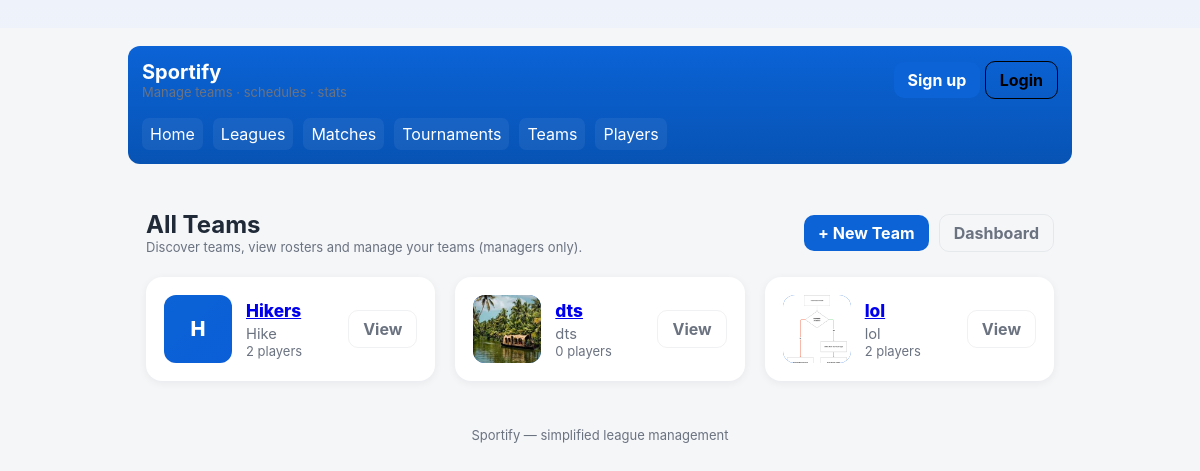
The page /accounts/teams/ on the database its author committed.
### accounts/models.py (models this page shows, shortened)
class Team(models.Model):
    name = models.CharField(max_length=200)
    short_name = models.CharField(max_length=20, blank=True)
    logo = models.ImageField(upload_to='teams/', null=True, blank=True)
    created_at = models.DateTimeField(auto_now_add=True)
    players = models.ManyToManyField(Player, blank=True, related_name='teams')

### accounts/views.py (the view)
# urls.py: path('teams/', views.team_list, name='team_list'),
def team_list(request):
    teams = list(Team.objects.all())
    for team in teams:
        try:
            user_is_member = request.user.is_staff or (hasattr(request.user, 'player') and team.players.filter(user=request.user).exists())
        except Exception:
            user_is_member = False
        team.user_is_member = user_is_member
    return render(request, 'teams/team_list.html', {'teams': teams})

### templates/teams/team_list.html (shortened to what this page needs)
{% extends 'base.html' %}
{% block content %}
<div class="container">
  <header style="display:flex;align-items:center;justify-content:space-between;gap:12px;margin-bottom:12px;flex-wrap:wrap">
    <div>
      <h2 style="margin:0">All Teams</h2>
      <div class="muted">Discover teams, view rosters and manage your teams (managers only).</div>
    </div>
    <div style="display:flex;gap:10px;align-items:center">
      <a class="btn" href="{% url 'accounts:team_register' %}" aria-label="Create or register a team">+ New Team</a>
      <a class="btn ghost" href="{% url 'accounts:dashboard' %}">Dashboard</a>
    </div>
  </header>
  {% if teams %}
    <section class="teams-grid" aria-live="polite">
      {% for t in teams %}
        <article class="team-card" role="article" aria-labelledby="team-{{ t.pk }}-name" tabindex="0">
          <div class="team-head">
            {% if t.logo %}
              <img src="{{ t.logo.url }}" alt="{{ t.name }} logo" class="team-logo">
            {% else %}
              <div class="team-logo" aria-hidden="true">{{ t.name|slice:":1" }}</div>
            {% endif %}
            <div style="min-width:0">
              <div id="team-{{ t.pk }}-name" class="team-name"><a href="{% url 'accounts:team_detail' t.pk %}">{{ t.name }}</a></div>
              <div class="team-meta">{{ t.short_name|default:"—" }}</div>
              <div class="players-count">{{ t.players.count }} player{{ t.players.count|pluralize }}</div>
            </div>
            <div class="team-actions">
              {% if t.user_is_member %}
                <span class="manager-badge" aria-hidden="true">Manager</span>
                <a class="btn ghost" href="{% url 'accounts:team_edit' t.pk %}" aria-label="Edit {{ t.name }}">Edit</a>
                <a class="btn ghost" href="{% url 'accounts:team_detail' t.pk %}">View</a>
              {% else %}
                <a class="btn ghost" href="{% url 'accounts:team_detail' t.pk %}">View</a>
              {% endif %}
            </div>
          </div>
        </article>
      {% endfor %}
    </section>
  {% else %}
    <div class="card empty-state">
      <h3 style="margin-top:0">No teams yet</h3>
      <p class="muted">Be the first to create a team and invite players.</p>
      <div style="margin-top:10px"><a class="btn" href="{% url 'accounts:team_register' %}">Create a team</a></div>
    </div>
  {% endif %}
</div>
{% endblock %}

### templates/base.html (shortened to what this page needs)
{% load static %}
<!doctype html>
<html>
<head>
</head>
<body>
  <div class="container">
    <header class="header">
      <div class="topbar">
        <div>
          <div class="brand">Sportify</div>
          <div class="small">Manage teams · schedules · stats</div>
        </div>
        <div>
          {% if request.path != '/' %}
            {% if user.is_authenticated %}
              <span class="small">Hi {{ user.username }}</span>
              <a class="btn ghost" href="{% url 'accounts:dashboard' %}">Dashboard</a>
              <form method="post" action="{% url 'logout' %}" style="display:inline;margin-left:8px;">
                {% csrf_token %}
                <button class="btn ghost" type="submit">Logout</button>
              </form>
            {% else %}
              <a class="btn" href="{% url 'accounts:signup_choice' %}">Sign up</a>
              <a class="btn ghost" href="{% url 'login' %}">Login</a>
            {% endif %}
          {% endif %}
        </div>
      </div>
            <nav class="nav" aria-label="Main navigation">
        <a href="{% url 'home' %}">Home</a>
        <a href="{% url 'leagues:league_list' %}">Leagues</a>
        <a href="{% url 'matches:match_list' %}">Matches</a>
        <a href="{% url 'tournaments:tournament_list' %}">Tournaments</a>
        <a href="{% url 'accounts:team_list' %}">Teams</a>
        <a href="{% url 'accounts:player_list' %}">Players</a>
      </nav>
    </header>
    {% block content %}{% endblock %}
    <footer class="footer">Sportify — simplified league management</footer>
  </div>
</body>
</html>

### templates/base.html (style rules this page uses)
:root { --bg:#f6f8fb; --card:#ffffff; --muted:#6b7280; --accent:#0d6efd; --accent-2:#0b5ed7; --radius:12px; --shadow: 0 6px 18px rgba(15,23,42,0.08); --shadow-sm: 0 2px 8px rgba(15,23,42,0.06); --max-width:1100px; --glass: rgba(255,255,255,0.65); font-family: Inter, ui-sans-serif, system-ui, -apple-system, "Segoe UI", Roboto, "Helvetica Neue", Arial; }
html,body { height:100%;margin:0;background:linear-gradient(180deg,#eef3fb 0%,var(--bg) 100%);color:#0f172a; }
.container { max-width:var(--max-width);margin:0 auto;padding:28px; }
.brand { display:flex;align-items:center;gap:12px;text-decoration:none;color:inherit; }
.btn { display:inline-flex;align-items:center;gap:8px;padding:10px 16px;border-radius:10px;border:0;cursor:pointer;font-weight:700;text-decoration:none; }
.muted { color:var(--muted) }
:root { --bg:#f4f6f8; --surface:#ffffff; --accent:#0b63d6; --muted:#6b7280; --radius:10px; --max:980px; }
* { box-sizing:border-box }
body { margin:0;font-family:Inter, system-ui, -apple-system, "Segoe UI", Roboto, Arial; background:var(--bg); color:#1f2937 }
.container { max-width:var(--max);margin:28px auto;padding:18px }
.header { background:linear-gradient(180deg,var(--accent),#0753b4);color:#fff;padding:14px;border-radius:12px }
.brand { font-weight:700;font-size:20px }
.nav { display:flex;gap:10px;margin-top:12px;flex-wrap:wrap }
.nav a { color:#fff;text-decoration:none;padding:6px 8px;border-radius:7px;background:rgba(255,255,255,0.06) }
.topbar { display:flex;justify-content:space-between;align-items:center;margin-bottom:18px }
.topbar .btn.ghost, .topbar button.btn.ghost { background: transparent; color: #000; border: 1px solid #000; }
.btn { display:inline-block;padding:8px 12px;border-radius:8px;text-decoration:none;background:var(--accent);color:#fff;border:0;cursor:pointer }
.btn.ghost { background:transparent;color:#333;border:1px solid #e6e8eb }
.small { font-size:13px;color:var(--muted) }
.footer { margin-top:20px;text-align:center;color:var(--muted);font-size:13px }
.muted { color:var(--muted);font-size:13px }

### templates/teams/team_list.html (style rules this page uses)
.teams-grid { display:grid;grid-template-columns:repeat(auto-fit,minmax(240px,1fr));gap:20px;margin-top:22px }
.team-card { background:var(--card);border-radius:16px;padding:18px;box-shadow:var(--shadow-sm);display:flex;flex-direction:column;gap:12px;align-items:stretch;transition:transform .16s ease,box-shadow .16s ease }
.team-head { display:flex;gap:14px;align-items:center;width:100% }
.team-logo { width:68px;height:68px;border-radius:12px;object-fit:cover;background:linear-gradient(135deg,var(--accent),var(--accent-2));display:inline-flex;align-items:center;justify-content:center;color:#fff;font-weight:800;font-size:20px }
.team-name { font-weight:800;font-size:1.08rem;margin-bottom:4px }
.team-meta { color:var(--muted);font-size:0.92rem }
.team-actions { margin-left:auto;display:flex;gap:8px;align-items:center }
.players-count { color:var(--muted);font-size:13px }
.btn { display:inline-block;padding:8px 14px;border-radius:10px;background:var(--accent);color:#fff;text-decoration:none;font-weight:700;border:none;cursor:pointer }
.btn.ghost { background:transparent;color:var(--muted);border:1px solid rgba(15,23,42,0.06) }
.topbar .btn.ghost, .topbar button.btn.ghost { background:transparent;color:#000;border:1px solid #000 }
a.btn, button.btn { transition:all .12s ease }
.muted { color:var(--muted) }

### rows shown on the page
Team: name "H", name "Hikers", short_name "Hike", players.count "2", shows "View"
Team: logo (picture), name "dts", short_name "dts", players.count "0", shows "View"
Team: logo (picture), name "lol", short_name "lol", players.count "2", shows "View"
